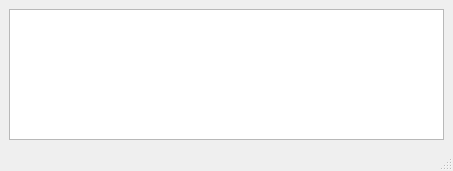
<?xml version="1.0" encoding="UTF-8"?>
<ui version="4.0">
 <class>MainWindow</class>
 <widget class="QMainWindow" name="MainWindow">
  <property name="geometry">
   <rect>
    <x>0</x>
    <y>0</y>
    <width>453</width>
    <height>171</height>
   </rect>
  </property>
  <property name="windowTitle">
   <string>MainWindow</string>
  </property>
  <widget class="QWidget" name="centralwidget">
   <layout class="QGridLayout" name="gridLayout">
    <item row="0" column="0">
     <widget class="QTextEdit" name="textEdit"/>
    </item>
   </layout>
  </widget>
  <widget class="QMenuBar" name="menubar">
   <property name="geometry">
    <rect>
     <x>0</x>
     <y>0</y>
     <width>453</width>
     <height>19</height>
    </rect>
   </property>
  </widget>
  <widget class="QStatusBar" name="statusbar"/>
 </widget>
 <resources/>
 <connections/>
</ui>
